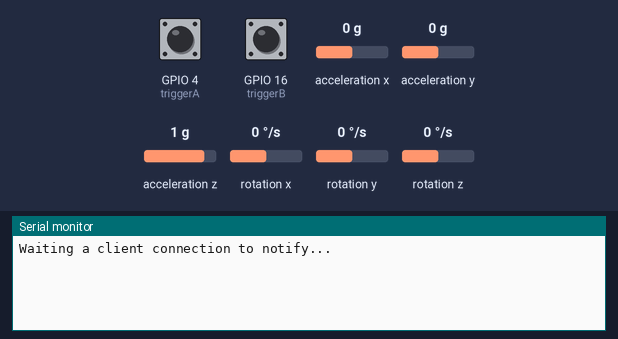
A sketch run on a simulated ESP32. On the bench: the last lines printed to the serial monitor. The inputs (shaded band) are chosen by the test bench; at power-on: GPIO 4 (triggerA) HIGH, GPIO 16 (triggerB) HIGH, acceleration x 0 g, acceleration y 0 g, acceleration z 1 g, rotation x 0 °/s, rotation y 0 °/s, rotation z 0 °/s. Nothing arrives over Bluetooth unless stated; a phone connects over Bluetooth LE 3 s after start.

Above: at 4.2 s.
4.3 s: GPIO 4 (triggerA) pulled LOW for 0.15 s
At 5.3 s:
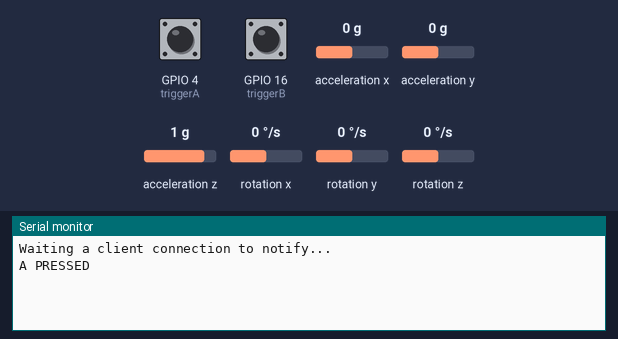
5.9 s: GPIO 16 (triggerB) pulled LOW for 0.15 s
At 6.4 s:
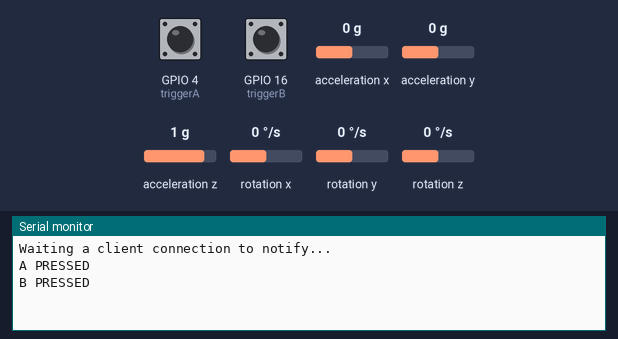

Measured:
- after the input at 4.3 s, the serial monitor: prints a new line after 0.05 s (image 1)
- after the input at 5.9 s, the serial monitor: prints a new line after 0.05 s (image 2)

The sketch:

esp32ble.ino
```cpp
#include <BLEDevice.h>
#include <BLEServer.h>
#include <BLEUtils.h>
#include <BLE2902.h>

#include <ezButton.h>

#include "Wire.h"
#include <MPU6050_light.h>

// BLE ***************************
BLEServer* pServer = NULL;
BLECharacteristic* pCharacteristic = NULL;
bool deviceConnected = false;
bool oldDeviceConnected = false;
uint32_t value = 0;

#define SERVICE_UUID        "4fafc201-1fb5-459e-8fcc-c5c9c331914b"
#define CHARACTERISTIC_UUID "beb5483e-36e1-4688-b7f5-ea07361b26a8"

float x = 0.12;
float y = 0.13;
float z = 0.14;

float ypr[5]; // [yaw, pitch, roll, aState, bState]

// Button ***************************
ezButton triggerA(4);
ezButton triggerB(16);
bool aPressed = false;
bool bPressed = false;

// MPU ******************************
MPU6050 mpu(Wire);

// Timer ****************************
const long period = 100;
unsigned long previousMillis = 0;

class Esp32ServerCallbacks: public BLEServerCallbacks {
    void onConnect(BLEServer* pServer) {
      deviceConnected = true;
      value = 0;
      BLEDevice::startAdvertising();
    };

    void onDisconnect(BLEServer* pServer) {
      deviceConnected = false;
    }
};


void setup()
{
  Serial.begin(115200);

  triggerA.setDebounceTime(50);
  triggerB.setDebounceTime(50);

  Wire.begin();
  byte status = mpu.begin();
  // wait for calibration
  delay(2000);

  // mpu.upsideDownMounting = true; // Just in case the mounting is inverted
  mpu.calcOffsets(); // gyro and accelerometer

  // Create the BLE Device
  BLEDevice::init("Esp32Ble");

  // Create the BLE Server
  pServer = BLEDevice::createServer();
  pServer->setCallbacks(new Esp32ServerCallbacks());

  // Create the BLE Service
  BLEService *pService = pServer->createService(SERVICE_UUID);

  // Create a BLE Characteristic
  pCharacteristic = pService->createCharacteristic(
                      CHARACTERISTIC_UUID,
                      BLECharacteristic::PROPERTY_READ   |
                      BLECharacteristic::PROPERTY_WRITE  |
                      BLECharacteristic::PROPERTY_NOTIFY |
                      BLECharacteristic::PROPERTY_INDICATE
                    );

  pCharacteristic->addDescriptor(new BLE2902());

  // Start the service
  pService->start();

  // Start advertising
  BLEAdvertising *pAdvertising = BLEDevice::getAdvertising();
  pAdvertising->addServiceUUID(SERVICE_UUID);
  pAdvertising->setScanResponse(true); // allow second device to connect
  pAdvertising->setMinPreferred(0x0);  // set value to 0x00 to not advertise this parameter
  BLEDevice::startAdvertising();
  Serial.println("Waiting a client connection to notify...");
}

void loop() {

  CheckTriggers();

  // notify changed value
  if (deviceConnected)
  {
    unsigned long currentMillis = millis();

    if (currentMillis - previousMillis >= period)
    {
      previousMillis = currentMillis;

      mpu.update();

      ypr[0] = mpu.getAngleX();
      ypr[1] = mpu.getAngleY();
      ypr[2] = mpu.getAngleZ();

      String temp = "";
      temp += ypr[0];
      temp += ",";
      temp += ypr[1];
      temp += ",";
      temp += ypr[2];
      temp += ",";
      temp += aPressed;
      temp += ",";
      temp += bPressed;

      //Serial.println(temp.c_str());

      pCharacteristic->setValue((char*)temp.c_str());
      pCharacteristic->notify();

    }
  }

  ////// only turn on for multi connectivity
//  // disconnecting
//  if (!deviceConnected && oldDeviceConnected) {
//    delay(500); // give the bluetooth stack the chance to get things ready
//    pServer->startAdvertising(); // restart advertising
//    Serial.println("start advertising");
//    oldDeviceConnected = deviceConnected;
//  }
//  // connecting
//  if (deviceConnected && !oldDeviceConnected) {
//    // do stuff here on connecting
//    oldDeviceConnected = deviceConnected;
//  }
}

void CheckTriggers()
{
  // class heartbeats must call first
  triggerA.loop();
  triggerB.loop();

  if (triggerA.isPressed())
  {
    Serial.println("A PRESSED");
    aPressed = true;
  }

  if (triggerB.isPressed())
  {
    Serial.println("B PRESSED");
    bPressed = true;
  }

  if (triggerA.isReleased())
  {
    //release action
    aPressed = false;
  }

  if (triggerB.isReleased())
  {
    // release action
    bPressed = false;
  }
}
```
